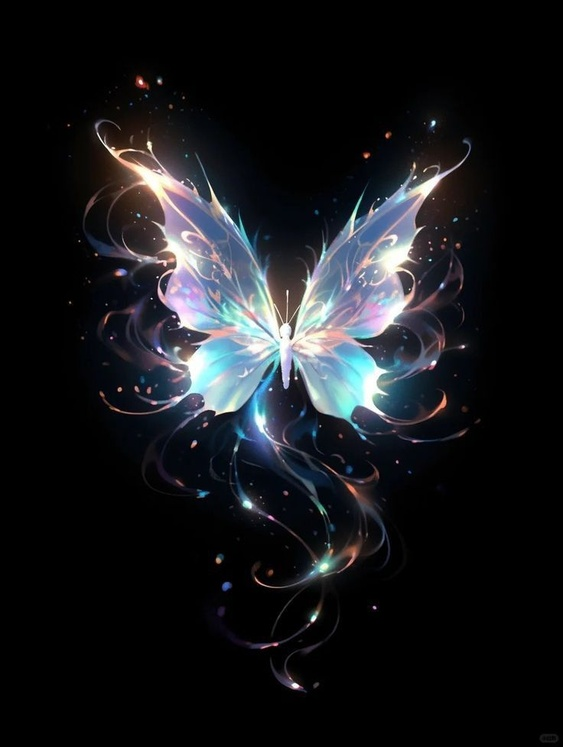
#> input picture input.jpg.jpeg, 563 x 747 px, shrunk from 736 x 977 before the run, found by its file name
$ python cybersecuritysecondtask.py
#> lines starting #> are read from the running program, lines starting #| are printed output that depends on the picture
from PIL import Image

def encrypt_image(input_path, output_path, key):
    img = Image.open(input_path)
#> img is the input picture: PIL image 563x747 RGB; mean R, G, B 23.7, 25.2, 28.4
    pixels = img.load()

    width, height = img.size
#> width = 563; height = 747

    for i in range(width):
        for j in range(height):
            r, g, b = pixels[i, j]

            # swapping red and blue channels
            encrypted_pixel = (b, g, r)

            pixels[i, j] = encrypted_pixel

    img.save(output_path)
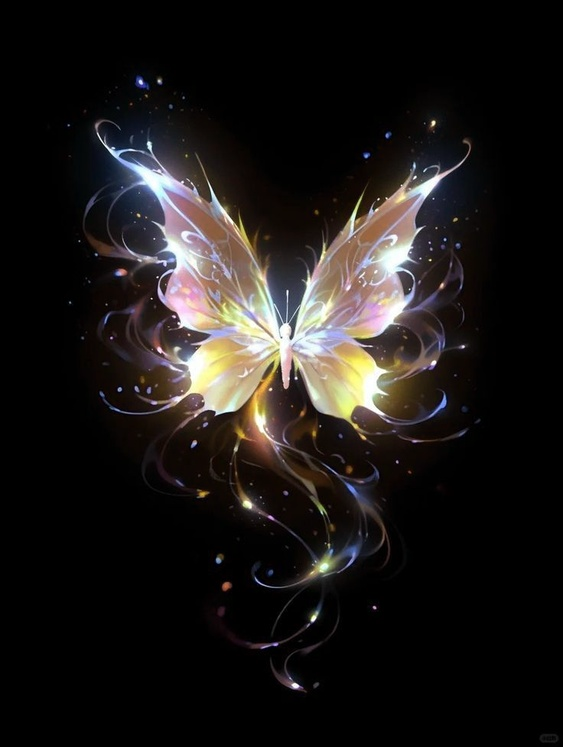
#> saved as encrypted_image.jpg.jpeg: PIL image 563x747 RGB; mean R, G, B 28.4, 25.2, 23.7
    print("Image encrypted successfully!")

def decrypt_image(input_path, output_path, key):
    img = Image.open(input_path)
    pixels = img.load()

    width, height = img.size
#> width = 563; height = 747

    for i in range(width):
        for j in range(height):
            r, g, b = pixels[i, j]

            # swapping red and blue channels back
            decrypted_pixel = (b, g, r)

            pixels[i, j] = decrypted_pixel

    img.save(output_path)
    print("Image decrypted successfully!")

 # image path
input_image = r"C:\Users\naina\OneDrive\Documents\CS Task\CST_CS_T2\input.jpg.jpeg"
encrypted_image = r"C:\Users\naina\OneDrive\Documents\CS Task\CST_CS_T2\encrypted_image.jpg.jpeg"
decrypted_image = r"C:\Users\naina\OneDrive\Documents\CS Task\CST_CS_T2\decrypted_image.jpg.jpeg"


# Encrypt the image
encrypt_image(input_image, encrypted_image, key=None)

# Decrypt the image
decrypt_image(encrypted_image, decrypted_image, key=None)
